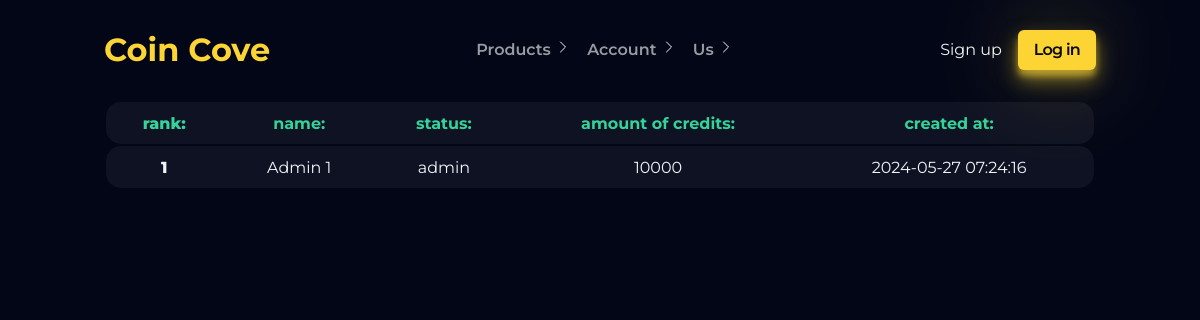
/leaderboard.php, run on an earlier commit of the app's database.
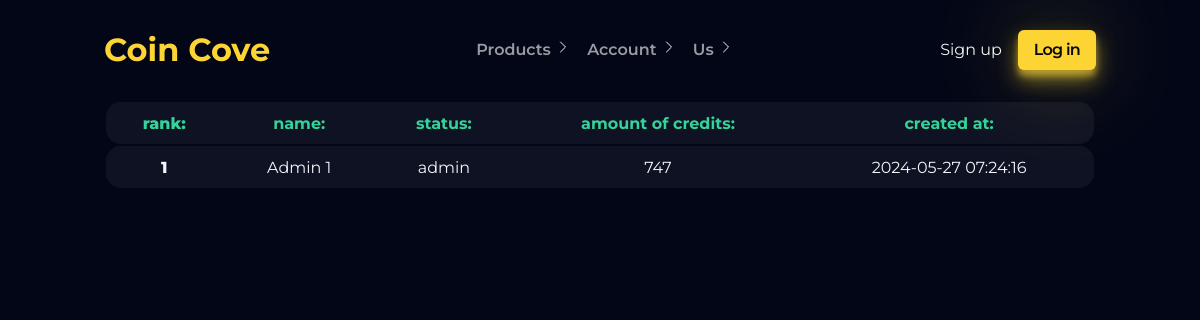
And on a later commit of the database.
### tables this page shows
CREATE TABLE `userinfo` (
  `userId` int NOT NULL,
  `userDisplayName` varchar(255) NOT NULL,
  `userEmail` varchar(255) NOT NULL,
  `userPassword` varchar(255) NOT NULL,
  `userStatus` varchar(255) DEFAULT NULL,
  `userCredits` int NOT NULL DEFAULT '0'
);

### inc/php/dbconnection.php (called while the page is built, shortened)
<?php
function connectDB()
{
    $mysqli = new mysqli("localhost", "root", "", "coincove");
    return $mysqli;
}
function getAllUsers()
{
    $con = connectDB();
    $sql = "SELECT *
FROM userInfo
ORDER BY userCredits DESC";
    $stmt = $con->prepare($sql);
    $stmt->execute();
    $result = $stmt->get_result();
    $allInfo = $result->fetch_all(MYSQLI_ASSOC);
    return $allInfo;
}

### leaderboard.php (the view, shortened to what this page needs)
<?php
include('./inc/php/dbconnection.php');
include('./inc/php/functions.php');
$allUsers = getAllUsers();
$numbering = 1
?>
<body>
    <main class="container">
        <table class="leaderboardTable">
            <thead class="leaderboardTableHead">
                <tr>
                    <th>
                        <p class="leaderboardRank">rank: </p>
                    </th>
                    <th>
                        <p>name: </p>
                    </th>
                    <th>
                        <p>status: </p>
                    </th>
                    <th>
                        <p>amount of credits: </p>
                    </th>
                    <th>
                        <p>created at: </p>
                    </th>
                </tr>
            </thead>
            <tbody class="leaderboardTableBody">
                <?php
                foreach ($allUsers as $user) {
                ?>
                    <tr>
                        <td class="leaderboardRank">
                        <?= $numbering; ?>
                        </td>
                        <td>
                            <?php echo $user['userDisplayName']; ?>
                        </td>
                        <td>
                            <?php echo $user['userStatus']; ?>
                        </td>
                        <td>
                            <?php echo $user['userCredits']; ?>
                        </td>
                        <td>
                            <?php echo $user['createdAt']; ?>
                        </td>
                    </tr>
                <?php
                $numbering++;
                }
                ?>
            </tbody>
        </table>
    </main>
</body>

What changed in the data, as far as the page shows it:
changed userinfo "Admin 1": userCredits "10000" → "747"
